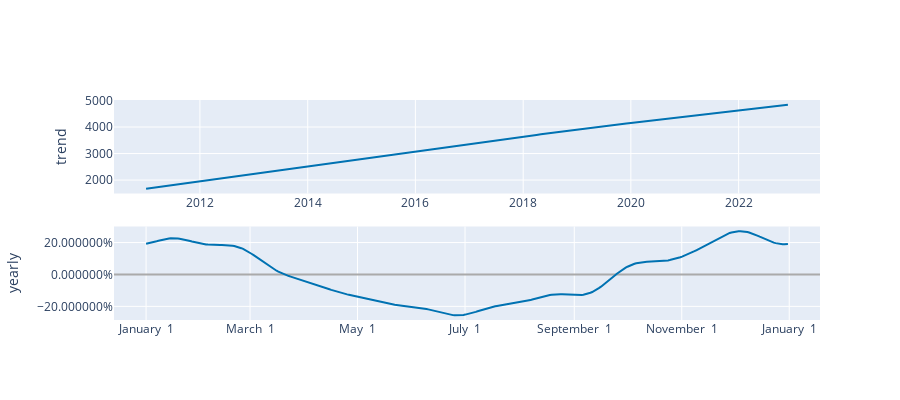

Notebook code for this chart:
### Code cell
plot_components_plotly(model_wind, forecast_wind)

### Figure 1 — Plotly figure (JSON) as saved in the notebook; plotly's stock layout.template omitted (floating-point values rounded to 4 significant figures; data arrays with more than 128 entries replaced by an {"elided": "..."} marker saying what was removed)
{"data": [{"line": {"color": "#0072B2", "width": 2}, "mode": "lines", "name": "trend", "type": "scatter", "x": {"elided": "144 str values"}, "xaxis": "x", "y": {"elided": "144 float values"}, "yaxis": "y"}, {"line": {"color": "rgba(0, 114, 178, 0.2)", "width": 0}, "mode": "lines", "name": "trend_upper", "type": "scatter", "x": {"elided": "144 str values"}, "xaxis": "x", "y": {"elided": "144 float values"}, "yaxis": "y"}, {"fill": "tonexty", "fillcolor": "rgba(0, 114, 178, 0.2)", "line": {"color": "rgba(0, 114, 178, 0.2)", "width": 0}, "mode": "lines", "name": "trend_lower", "type": "scatter", "x": {"elided": "144 str values"}, "xaxis": "x", "y": {"elided": "144 float values"}, "yaxis": "y"}, {"line": {"color": "#0072B2", "width": 2}, "mode": "lines", "name": "yearly", "type": "scatter", "x": {"elided": "365 str values"}, "xaxis": "x2", "y": {"elided": "365 float values"}, "yaxis": "y2"}], "layout": {"height": 400, "showlegend": false, "width": 900, "xaxis": {"anchor": "y", "domain": [0, 1], "range": ["2010-05-28T09:36:00", "2023-07-06T14:24:00"], "type": "date"}, "xaxis2": {"anchor": "y2", "domain": [0, 1], "range": ["2016-12-13T18:54:02.958904115", "2018-01-18T11:04:57.863013581"], "tickformat": "%B %e", "type": "date"}, "yaxis": {"anchor": "x", "domain": [0.575, 1], "rangemode": "normal", "title": {"text": "trend"}, "zerolinecolor": "#AAA"}, "yaxis2": {"anchor": "x2", "domain": [0, 0.425], "hoverformat": ".2%", "tickformat": "%", "title": {"text": "yearly"}, "zerolinecolor": "#AAA"}}}
